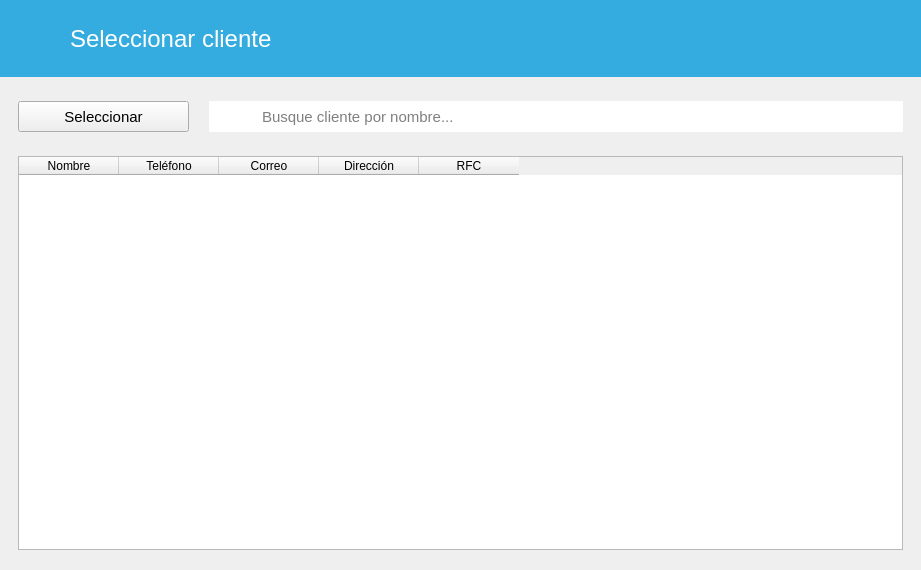
<?xml version="1.0" encoding="UTF-8"?>
<ui version="4.0">
 <class>SeleccionarCliente</class>
 <widget class="QWidget" name="SeleccionarCliente">
  <property name="windowModality">
   <enum>Qt::ApplicationModal</enum>
  </property>
  <property name="geometry">
   <rect>
    <x>0</x>
    <y>0</y>
    <width>921</width>
    <height>570</height>
   </rect>
  </property>
  <property name="windowTitle">
   <string>Form</string>
  </property>
  <layout class="QVBoxLayout" name="verticalLayout">
   <property name="leftMargin">
    <number>0</number>
   </property>
   <property name="topMargin">
    <number>0</number>
   </property>
   <property name="rightMargin">
    <number>0</number>
   </property>
   <property name="bottomMargin">
    <number>0</number>
   </property>
   <item>
    <widget class="QFrame" name="frame">
     <property name="sizePolicy">
      <sizepolicy hsizetype="Expanding" vsizetype="Preferred">
       <horstretch>0</horstretch>
       <verstretch>0</verstretch>
      </sizepolicy>
     </property>
     <property name="styleSheet">
      <string notr="true">background-color: rgb(52, 172, 224);</string>
     </property>
     <property name="frameShadow">
      <enum>QFrame::Raised</enum>
     </property>
     <layout class="QVBoxLayout" name="verticalLayout_2">
      <property name="spacing">
       <number>0</number>
      </property>
      <property name="leftMargin">
       <number>0</number>
      </property>
      <property name="topMargin">
       <number>0</number>
      </property>
      <property name="rightMargin">
       <number>0</number>
      </property>
      <property name="bottomMargin">
       <number>0</number>
      </property>
      <item>
       <widget class="QFrame" name="frame_4">
        <property name="sizePolicy">
         <sizepolicy hsizetype="Maximum" vsizetype="Preferred">
          <horstretch>0</horstretch>
          <verstretch>0</verstretch>
         </sizepolicy>
        </property>
        <property name="styleSheet">
         <string notr="true">QFrame { border:none; }
background-color: rgb(52, 172, 224);</string>
        </property>
        <property name="frameShadow">
         <enum>QFrame::Raised</enum>
        </property>
        <layout class="QHBoxLayout" name="horizontalLayout">
         <property name="spacing">
          <number>20</number>
         </property>
         <property name="leftMargin">
          <number>18</number>
         </property>
         <property name="topMargin">
          <number>18</number>
         </property>
         <property name="rightMargin">
          <number>15</number>
         </property>
         <property name="bottomMargin">
          <number>18</number>
         </property>
         <item>
          <widget class="QPushButton" name="btRegresar">
           <property name="cursor">
            <cursorShape>PointingHandCursor</cursorShape>
           </property>
           <property name="styleSheet">
            <string notr="true">QPushButton {
        background-color: transparent;
        border: none;
        padding: 0px;
    }
    QPushButton:hover {
        background-color: rgba(255, 255, 255, 0);
    }
    QPushButton:pressed {
        background-color: rgba(255, 255, 255, 0);
    }</string>
           </property>
           <property name="icon">
            <iconset resource="../resources.qrc">
             <normaloff>:/img/resources/images/leftarrow.png</normaloff>:/img/resources/images/leftarrow.png</iconset>
           </property>
           <property name="iconSize">
            <size>
             <width>40</width>
             <height>40</height>
            </size>
           </property>
           <property name="flat">
            <bool>true</bool>
           </property>
          </widget>
         </item>
         <item>
          <widget class="QLabel" name="label">
           <property name="minimumSize">
            <size>
             <width>201</width>
             <height>41</height>
            </size>
           </property>
           <property name="font">
            <font>
             <pointsize>18</pointsize>
            </font>
           </property>
           <property name="styleSheet">
            <string notr="true">color: rgb(255, 255, 255);</string>
           </property>
           <property name="text">
            <string>Seleccionar cliente</string>
           </property>
          </widget>
         </item>
        </layout>
       </widget>
      </item>
     </layout>
    </widget>
   </item>
   <item>
    <widget class="QFrame" name="frame_2">
     <property name="sizePolicy">
      <sizepolicy hsizetype="Expanding" vsizetype="Expanding">
       <horstretch>0</horstretch>
       <verstretch>0</verstretch>
      </sizepolicy>
     </property>
     <property name="frameShadow">
      <enum>QFrame::Raised</enum>
     </property>
     <layout class="QVBoxLayout" name="verticalLayout_3">
      <property name="spacing">
       <number>0</number>
      </property>
      <property name="bottomMargin">
       <number>0</number>
      </property>
      <item alignment="Qt::AlignTop">
       <widget class="QFrame" name="frame_5">
        <property name="frameShadow">
         <enum>QFrame::Raised</enum>
        </property>
        <layout class="QHBoxLayout" name="horizontalLayout_4">
         <property name="spacing">
          <number>20</number>
         </property>
         <property name="bottomMargin">
          <number>15</number>
         </property>
         <item>
          <widget class="QFrame" name="frame_7">
           <property name="frameShadow">
            <enum>QFrame::Raised</enum>
           </property>
           <layout class="QHBoxLayout" name="horizontalLayout_2">
            <property name="spacing">
             <number>0</number>
            </property>
            <property name="leftMargin">
             <number>0</number>
            </property>
            <property name="topMargin">
             <number>0</number>
            </property>
            <property name="rightMargin">
             <number>0</number>
            </property>
            <property name="bottomMargin">
             <number>0</number>
            </property>
            <item>
             <widget class="QPushButton" name="btAgregar">
              <property name="minimumSize">
               <size>
                <width>171</width>
                <height>31</height>
               </size>
              </property>
              <property name="font">
               <font>
                <pointsize>11</pointsize>
               </font>
              </property>
              <property name="text">
               <string>Seleccionar</string>
              </property>
              <property name="icon">
               <iconset resource="../resources.qrc">
                <normaloff>:/img/resources/images/accept.png</normaloff>:/img/resources/images/accept.png</iconset>
              </property>
             </widget>
            </item>
           </layout>
          </widget>
         </item>
         <item>
          <widget class="QFrame" name="frame_8">
           <property name="sizePolicy">
            <sizepolicy hsizetype="Expanding" vsizetype="Preferred">
             <horstretch>0</horstretch>
             <verstretch>0</verstretch>
            </sizepolicy>
           </property>
           <property name="frameShadow">
            <enum>QFrame::Raised</enum>
           </property>
           <layout class="QHBoxLayout" name="horizontalLayout_3">
            <property name="spacing">
             <number>0</number>
            </property>
            <property name="leftMargin">
             <number>0</number>
            </property>
            <property name="topMargin">
             <number>0</number>
            </property>
            <property name="rightMargin">
             <number>0</number>
            </property>
            <property name="bottomMargin">
             <number>0</number>
            </property>
            <item>
             <widget class="QLabel" name="label_2">
              <property name="minimumSize">
               <size>
                <width>51</width>
                <height>31</height>
               </size>
              </property>
              <property name="maximumSize">
               <size>
                <width>51</width>
                <height>31</height>
               </size>
              </property>
              <property name="styleSheet">
               <string notr="true">image: url(:/img/resources/images/magnifier.png);
background-color: rgb(255, 255, 255);</string>
              </property>
              <property name="text">
               <string/>
              </property>
             </widget>
            </item>
            <item>
             <widget class="QLineEdit" name="searchBar">
              <property name="minimumSize">
               <size>
                <width>0</width>
                <height>31</height>
               </size>
              </property>
              <property name="maximumSize">
               <size>
                <width>16777215</width>
                <height>31</height>
               </size>
              </property>
              <property name="font">
               <font>
                <pointsize>11</pointsize>
               </font>
              </property>
              <property name="frame">
               <bool>false</bool>
              </property>
              <property name="placeholderText">
               <string>Busque cliente por nombre...</string>
              </property>
             </widget>
            </item>
           </layout>
          </widget>
         </item>
        </layout>
       </widget>
      </item>
      <item>
       <widget class="QFrame" name="frame_6">
        <property name="sizePolicy">
         <sizepolicy hsizetype="Expanding" vsizetype="Expanding">
          <horstretch>0</horstretch>
          <verstretch>0</verstretch>
         </sizepolicy>
        </property>
        <property name="frameShadow">
         <enum>QFrame::Raised</enum>
        </property>
        <layout class="QHBoxLayout" name="horizontalLayout_5">
         <property name="bottomMargin">
          <number>20</number>
         </property>
         <item>
          <widget class="TablaDatos" name="tabla_seleccionar">
           <column>
            <property name="text">
             <string>Nombre</string>
            </property>
           </column>
           <column>
            <property name="text">
             <string>Teléfono</string>
            </property>
           </column>
           <column>
            <property name="text">
             <string>Correo</string>
            </property>
           </column>
           <column>
            <property name="text">
             <string>Dirección</string>
            </property>
           </column>
           <column>
            <property name="text">
             <string>RFC</string>
            </property>
           </column>
          </widget>
         </item>
        </layout>
       </widget>
      </item>
     </layout>
    </widget>
   </item>
  </layout>
 </widget>
 <customwidgets>
  <customwidget>
   <class>TablaDatos</class>
   <extends>QTableWidget</extends>
   <header>utils.mywidgets.h</header>
  </customwidget>
 </customwidgets>
 <resources>
  <include location="../resources.qrc"/>
 </resources>
 <connections/>
</ui>
